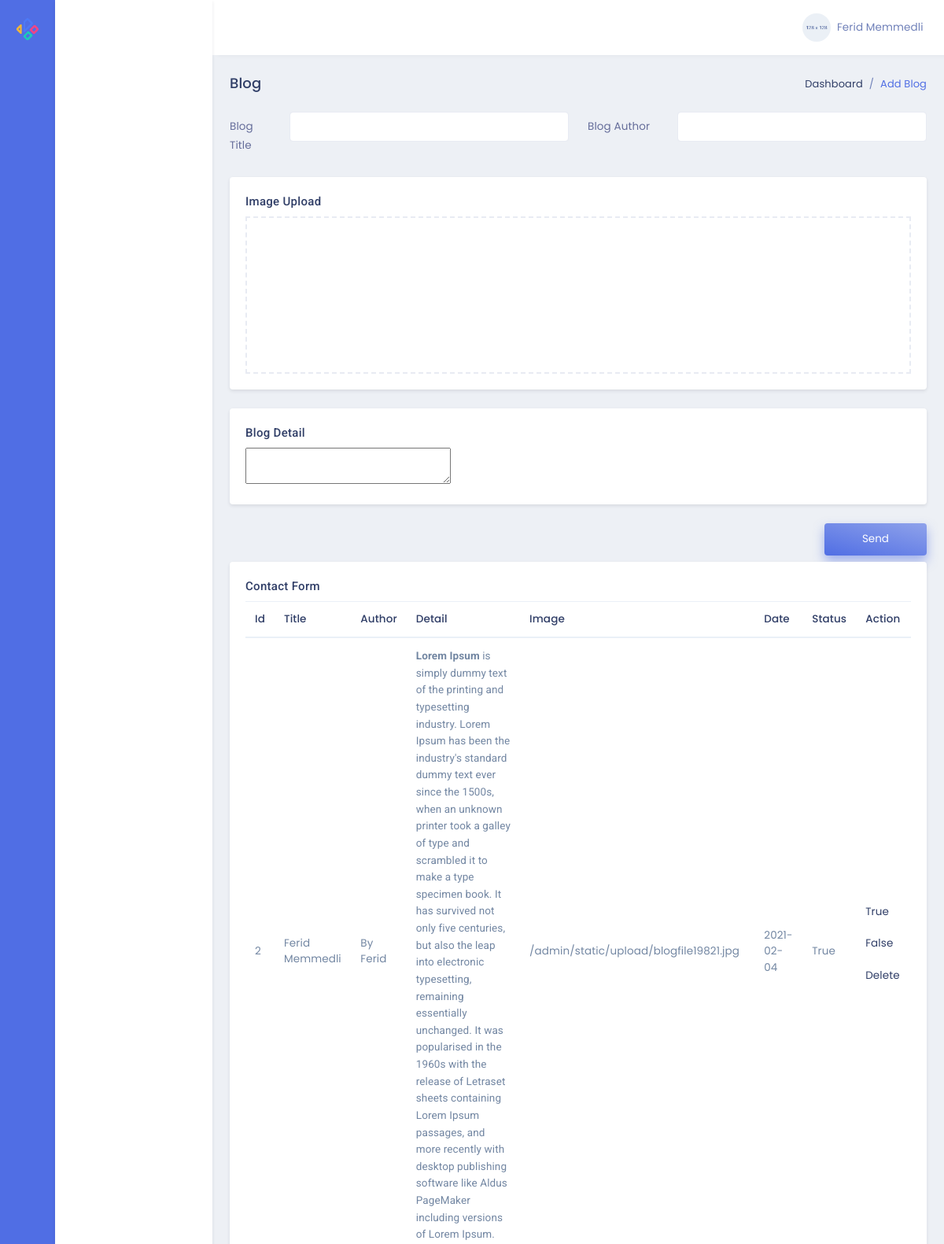
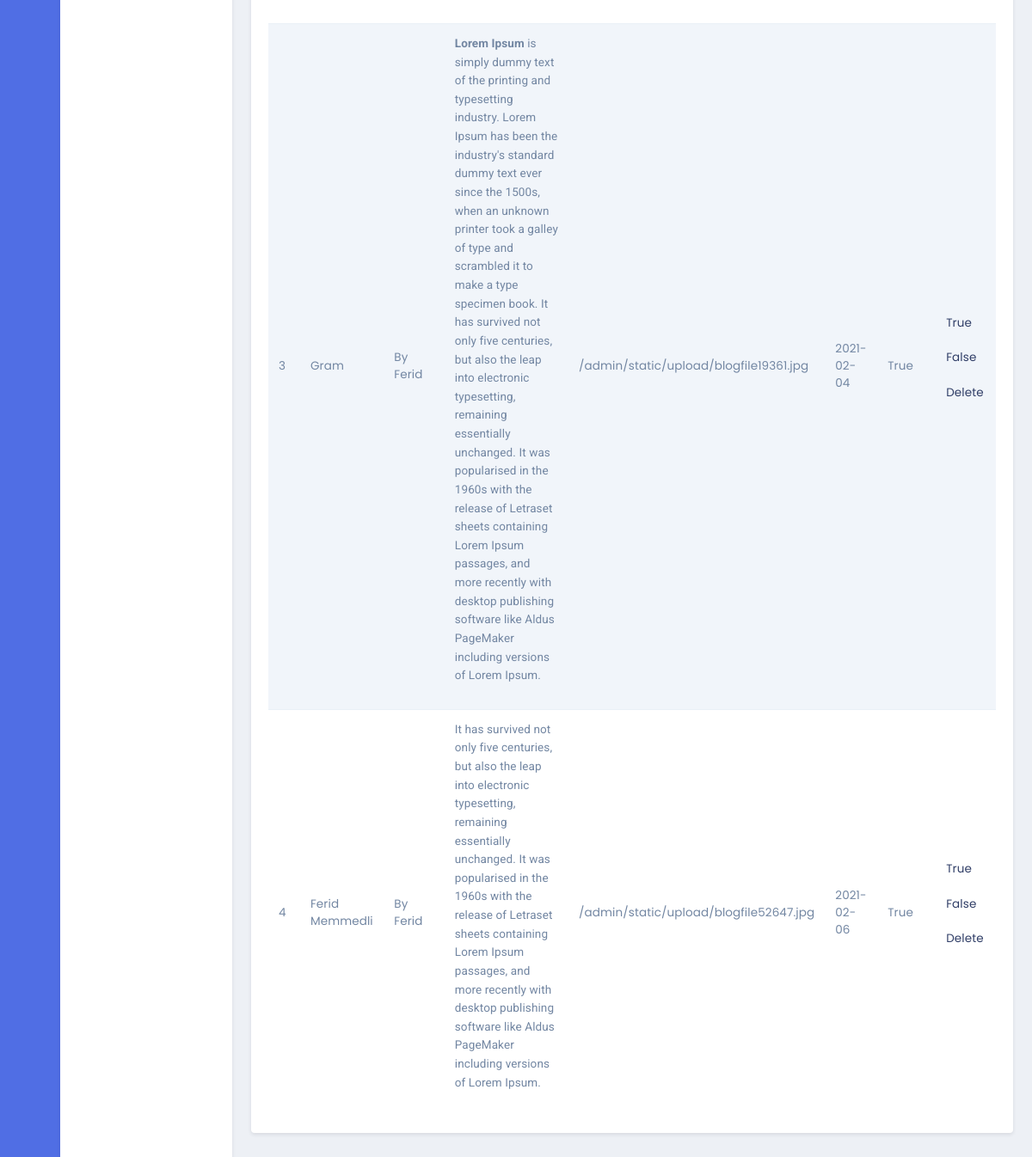
The app's page /admin/blog, older data (2 pictures, top to bottom).
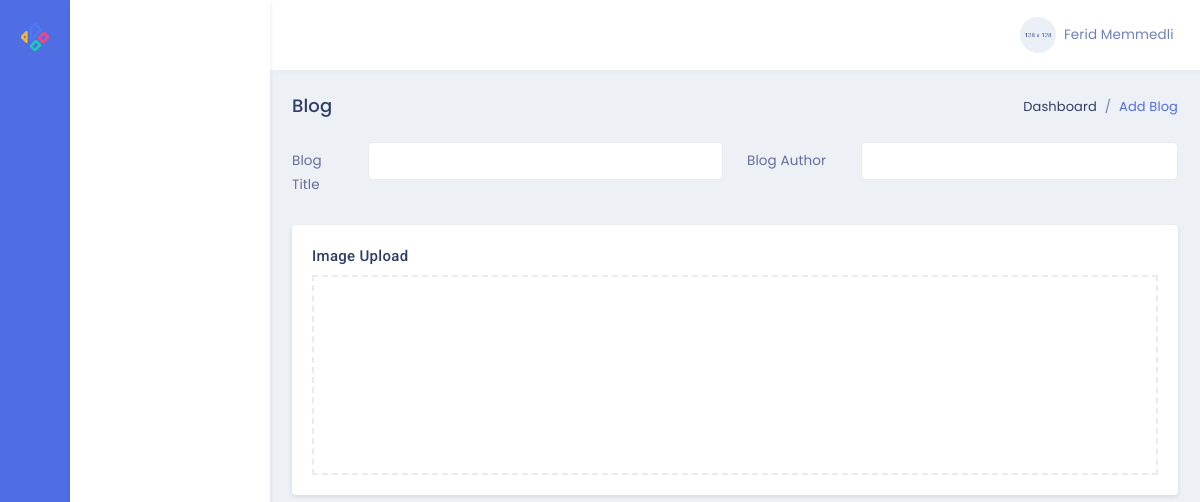
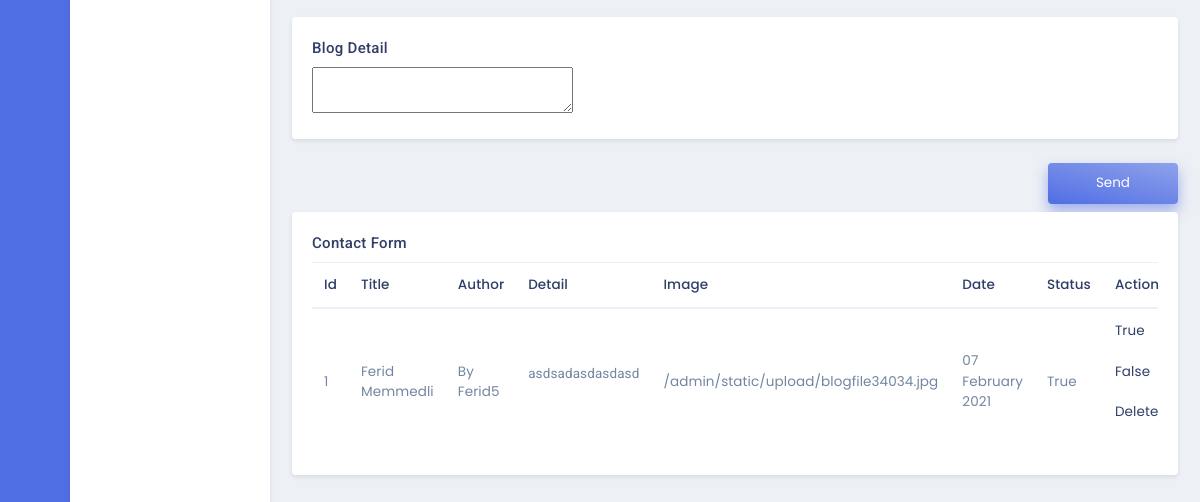
The same page, newer data (2 pictures, top to bottom).
### models.py (models this page shows, shortened)
class Blogs(db.Model):
    id = db.Column(db.Integer, primary_key=True)
    blogTitle = db.Column(db.String,nullable=False)
    blogDetail = db.Column(db.Text,nullable=False)
    blogAuthor = db.Column(db.String,nullable=False)
    blogDate = db.Column(db.String,default=datetime.now().strftime('%d %B %Y'))
    blogImage = db.Column(db.String,nullable=False)
    blogStatus = db.Column(db.Boolean)

### admin/routes.py (the view, shortened to what this page needs)
@admin.route('/blog',methods=['GET','POST'])
def adminBlog():
    blog=Blogs.query.all()
    return render_template('admin/editBlog.html',blog=blog)

### admin/templates/admin/editBlog.html (shortened to what the changed rows need)
{% extends "admin/layout.html" %}
{% block contentAdmin %}
<div class="row">
    <div class="col-lg-12">
        <div class="card">
            <div class="card-body">
                <div class="table-responsive">
                    <table class="table table-striped mb-0">
                        <thead>
                            <tr>
                                <th>Id</th>
                                <th>Title</th>
                                <th>Author</th>
                                <th>Detail</th>
                                <th>Image</th>
                                <th>Date</th>
                                <th>Status</th>
                                <th>Action</th>
                            </tr>
                        </thead>
                        <tbody>
                            {% for blog in blog %}
                            <tr>
                                <td>{{blog.id}}</td>
                                <td>{{blog.blogTitle}}</td>
                                <td>{{blog.blogAuthor}}</td>
                                <td>{{blog.blogDetail|safe}}</td>
                                <td>{{blog.blogImage}}</td>
                                <td>{{blog.blogDate}}</td>
                                <td>{{blog.blogStatus}}</td>
                                <td>
                                    <a href="/admin/true/{{blog.id}}">
                                        True
                                        <i class="fas fa-check-circle text-danger font-16"></i>
                                    </a>
                                    <a href="/admin/false/{{blog.id}}">
                                        False
                                        <i class="fas fa-times-circle text-danger font-16"></i>
                                    </a>
                                    <a href="/admin/deleteblog/{{blog.id}}">
                                        Delete
                                        <i class="fas fa-trash-alt text-danger font-16"></i>
                                    </a>
                                </td>
                            </tr>
                            {% endfor %}
                        </tbody>
                    </table>
                </div>
            </div>
        </div>
    </div>
</div>
{% endblock %}

Row changes from the older to the newer data that the page shows:
removed Blogs: id "2", blogTitle "Ferid Memmedli", blogAuthor "By Ferid", blogDetail "Lorem Ipsum is simply dummy text of the printing and typesetting industry. Lorem Ipsum has been the industry's standard dummy text ever since the 1500s, when an unknown printer took a galley of type and scrambled it to make a type specimen book. It has survived not only five centuries, but also the leap into electronic typesetting, remaining essentially unchanged. It was popularised in the 1960s with the release of Letraset sheets containing Lorem Ipsum passages, and more recently with desktop publishing software like Aldus PageMaker including versions of Lorem Ipsum.", blogImage "/admin/static/upload/blogfile19821.jpg", blogDate "2021-02-04", blogStatus "True"
removed Blogs: id "3", blogTitle "Gram", blogAuthor "By Ferid", blogDetail "Lorem Ipsum is simply dummy text of the printing and typesetting industry. Lorem Ipsum has been the industry's standard dummy text ever since the 1500s, when an unknown printer took a galley of type and scrambled it to make a type specimen book. It has survived not only five centuries, but also the leap into electronic typesetting, remaining essentially unchanged. It was popularised in the 1960s with the release of Letraset sheets containing Lorem Ipsum passages, and more recently with desktop publishing software like Aldus PageMaker including versions of Lorem Ipsum.", blogImage "/admin/static/upload/blogfile19361.jpg", blogDate "2021-02-04", blogStatus "True"
removed Blogs: id "4", blogTitle "Ferid Memmedli", blogAuthor "By Ferid", blogDetail "It has survived not only five centuries, but also the leap into electronic typesetting, remaining essentially unchanged. It was popularised in the 1960s with the release of Letraset sheets containing Lorem Ipsum passages, and more recently with desktop publishing software like Aldus PageMaker including versions of Lorem Ipsum.", blogImage "/admin/static/upload/blogfile52647.jpg", blogDate "2021-02-06", blogStatus "True"
added Blogs: id "1", blogTitle "Ferid Memmedli", blogAuthor "By Ferid5", blogDetail "asdsadasdasdasd", blogImage "/admin/static/upload/blogfile34034.jpg", blogDate "07 February 2021", blogStatus "True"
